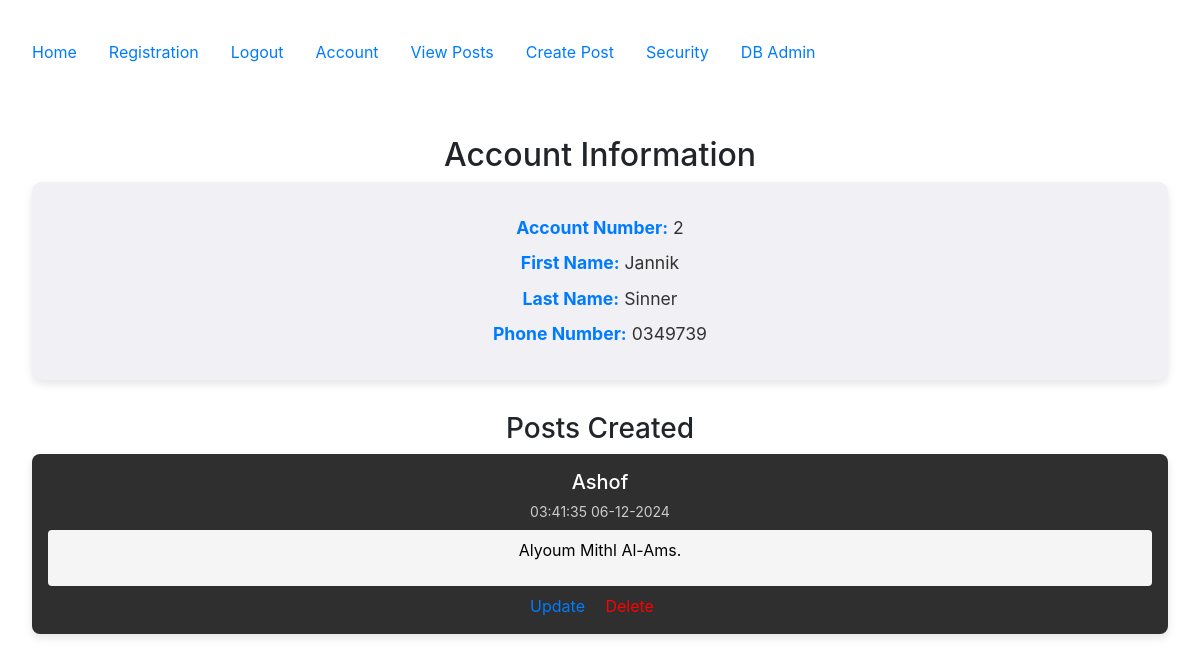
/account (signed in), run on the app's committed database.
### config.py (models this page shows, shortened)
class User(db.Model, UserMixin):
    __tablename__ = 'users'
    id = db.Column(db.Integer, primary_key=True)
    email = db.Column(db.String(100), nullable=False, unique=True)
    password = db.Column(db.String(128), nullable=False)
    firstname = db.Column(db.String(100), nullable=False)
    lastname = db.Column(db.String(100), nullable=False)
    phone = db.Column(db.String(100), nullable=False)
    mfa_key = db.Column(db.String(32), nullable=False, default='')  # Store MFA key
    salt = db.Column(db.String(44), nullable=False,default=lambda: base64.urlsafe_b64encode(os.urandom(32)).decode('utf-8'))
    mfa_enabled = db.Column(db.Boolean, nullable=False, default=False)  # Track if MFA is enabled
    role = db.Column(db.String(50), nullable=False, default='end_user')
    posts = db.relationship("Post", order_by=Post.id, back_populates="user")
    log = db.relationship("Log", uselist=False, back_populates="user")
    is_deleted = db.Column(db.Boolean, nullable=False, default=False)

class Post(db.Model):
   __tablename__ = 'posts'
   id = db.Column(db.Integer, primary_key=True)
   userid = db.Column(db.Integer, db.ForeignKey('users.id'))
   created = db.Column(db.DateTime, nullable=False, default=datetime.utcnow)
   title_encrypted = db.Column(db.LargeBinary, nullable=False)
   body_encrypted = db.Column(db.LargeBinary, nullable=False)
   user = db.relationship("User", back_populates="posts")
   @staticmethod
   def derive_key(salt):
       return base64.urlsafe_b64encode(salt.encode('utf-8').ljust(32)[:32])
   @staticmethod
   def decrypt(data, key):
       fernet = Fernet(key)
       return fernet.decrypt(data).decode('utf-8')

### accounts/views.py (the view)
@accounts_bp.route('/account')
@login_required
def account():
    user = current_user  # Get the logged-in user
    encryption_key = Post.derive_key(user.salt)  # Derive the encryption key for the user
    user_posts = []
    posts_query = Post.query.filter_by(userid=user.id).all()
    for post in posts_query:
        try:
            decrypted_post = {
                "id": post.id,
                "title": Post.decrypt(post.title_encrypted, encryption_key),
                "body": Post.decrypt(post.body_encrypted, encryption_key),
                "created": post.created,
            }
            user_posts.append(decrypted_post)
        except Exception as e:
            print(f"Failed to decrypt post ID {post.id}: {e}")
    return render_template('accounts/account.html', user=user, posts=user_posts)

### app.py (called while the page is built, shortened)
@login_manager.user_loader
def load_user(user_id):
    return User.query.get(int(user_id))

@app.before_request
def restrict_access_and_waf_function_name():
    excluded_routes = ['firewall_error', 'static']
    if request.endpoint in excluded_routes:
        return  # Skip the check for these routes
    path = request.path
    query = request.query_string.decode("utf-8")
    combined_request_data = f"{path} {query}"
    print(f"Combined Request Data: {combined_request_data}")
    for attack_type, pattern in waf_rules.items():
        if pattern.search(combined_request_data):
            print(f"Detected Attack Type: {attack_type} | Data: {combined_request_data}")
            flash(f"Attack detected: {attack_type}", "danger")
            return redirect(url_for('firewall_error', attack_type=attack_type))

### templates/accounts/account.html (shortened to what this page needs)
{% extends "base.html" %}
{% block content %}
<h2>Account Information</h2>
{% if user.is_authenticated %}
    <div class="account-info">
        <p><strong>Account Number:</strong> {{ user.id }}</p>
        <p><strong>First Name:</strong> {{ user.firstname }}</p>
        <p><strong>Last Name:</strong> {{ user.lastname }}</p>
        <p><strong>Phone Number:</strong> {{ user.phone }}</p>
    </div>
    <h3>Posts Created</h3>
    <div class="post-container">
        {% if posts %}
            {% for post in posts %}
                <div class="post-card">
                    <h4>{{ post.title }}</h4>
                    <small>{{ post.created.strftime('%H:%M:%S %d-%m-%Y') }}</small>
                    <div class="post-body">
                        <p>{{ post.body }}</p>
                    </div>
                    <div class="post-actions">
                        <a href="{{ url_for('posts.update', id=post.id) }}">Update</a>
                        <a href="{{ url_for('posts.delete', id=post.id) }}" style="color: red;">Delete</a>
                    </div>
                </div>
            {% endfor %}
        {% else %}
            <p>No posts available.</p>
        {% endif %}
    </div>
{% else %}
    <p>You must be logged in to view account details.</p>
{% endif %}
{% endblock %}

### templates/accounts/account.html (style rules this page uses)
.account-info { background-color: #f0f0f5; color: #333; padding: 1.5em; border-radius: 10px; box-shadow: 0 4px 8px rgba(0, 0, 0, 0.1); margin-bottom: 2em; }
.account-info p { font-size: 1.1em; margin: 0.5em 0; }
.account-info strong { color: #007bff; }
.post-container { display: flex; flex-direction: column; gap: 1em; }
.post-card { background-color: #2f2f2f; color: white; padding: 1em; border-radius: 8px; box-shadow: 0 4px 8px rgba(0, 0, 0, 0.1); }
.post-card h4 { margin: 0; font-size: 1.25em; }
.post-card small { display: block; margin-top: 0.5em; color: #ccc; }
.post-body { background-color: #f5f5f5; color: black; padding: 0.5em; border-radius: 4px; margin-top: 0.5em; }
.post-actions { margin-top: 0.5em; }
.post-actions a { color: #007bff; text-decoration: none; margin-right: 1em; }

### data on the page
User: id "2", firstname "Jannik", lastname "Sinner", phone "0349739"
Post: created "03:41:35 06-12-2024"

### other printed values
{{ post.title }} "Ashof"
{{ post.body }} "Alyoum Mithl Al-Ams."
